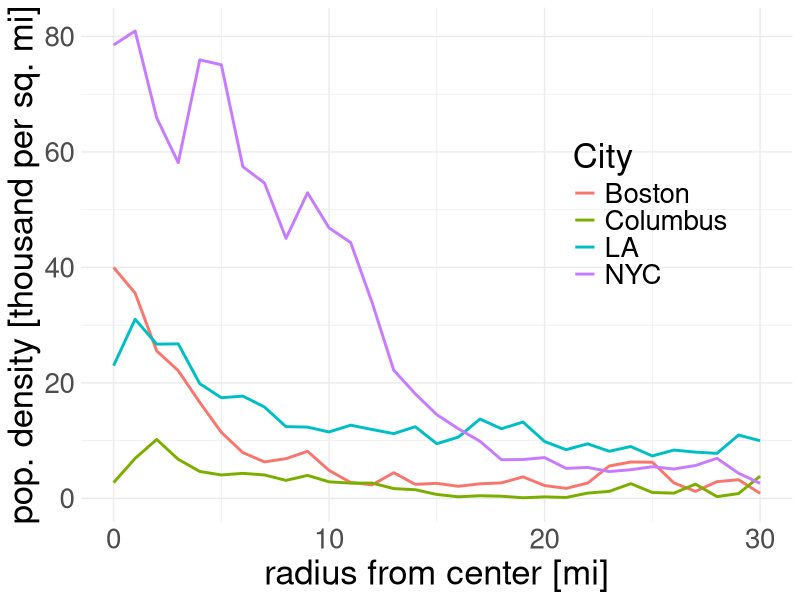

Write the R code that produced this figure.
library(plyr)
library(ggplot2)
library(tidyverse)

#data from https://www.census.gov/dataviz/visualizations/054/508.php
#https://www.census.gov/dataviz/visualizations/054/
A = read.csv('pop dens vs distance from center.csv') %>%
  rename(City = Population.density.in.rings.moving.out.from.central.business.district..in.1.mile.increments) %>%
  select(-X2010.population)

#NC = data.frame(City = as.character(A$City))
NC = as.character(A$City)

B = A %>% select(-City)
B = B %>% apply(2, function(x)  as.numeric( gsub(',', '', as.character(x)) )) %>% data.frame()

B$City = NC
B$City = as.character(B$City)

#B[1,1:10]
#A[1,1:10]
#class(A$X0)
#class(A$X87)

C = B %>% pivot_longer(!City, names_to = 'radius', values_to = 'dens') %>% mutate(radius = gsub('X','', radius) %>% as.numeric()) %>% data.frame() %>%
  mutate(densK = dens/1000)
C$ldens = log(C$dens)

#levels(factor(C$City))
#levels(factor(C$City))[grep('Washington', levels(factor(C$City)))]
cities_select = c('New York-Northern New Jersey-Long Island, NY-NJ-PA Metro Area',
                  #'Houston-Sugar Land-Baytown, TX Metro Area',
                  'Los Angeles-Long Beach-Santa Ana, CA Metro Area',
                  'Columbus, OH Metro Area',
                  #'Atlanta-Sandy Springs-Marietta, GA Metro Area',
                  #'Phoenix-Mesa-Glendale, AZ Metro Area',
                  #'Chicago-Joliet-Naperville, IL-IN-WI Metro Area',
                  'Boston-Cambridge-Quincy, MA-NH Metro Area')
                  #'Washington-Arlington-Alexandria, DC-VA-MD-WV Metro Area')
rm(D)
D = C[which(C$City %in% cities_select),] 
D = D %>% mutate(City = mapvalues(City, from = c('New York-Northern New Jersey-Long Island, NY-NJ-PA Metro Area',
                                                 #'Houston-Sugar Land-Baytown, TX Metro Area',
                                                 'Los Angeles-Long Beach-Santa Ana, CA Metro Area',
                                                 'Columbus, OH Metro Area',
                                                 #'Atlanta-Sandy Springs-Marietta, GA Metro Area',
                                                 #'Phoenix-Mesa-Glendale, AZ Metro Area',
                                                 #'Chicago-Joliet-Naperville, IL-IN-WI Metro Area',
                                                 'Boston-Cambridge-Quincy, MA-NH Metro Area'),
                                                 #'Washington-Arlington-Alexandria, DC-VA-MD-WV Metro Area'),
                                  to = c('NYC', 'LA', 'Columbus', 'Boston')))


ggplot(data = D) + 
  geom_line(aes(x = radius, y =  densK, color = City), size = 1) + 
  ylab('pop. density [thousand per sq. mi]') + xlab('radius from center [mi]') +
  xlim(c(0, 30)) +
  theme_minimal() + theme(text = element_text(size=25),
                          legend.position = c(0.8, 0.6)) 



